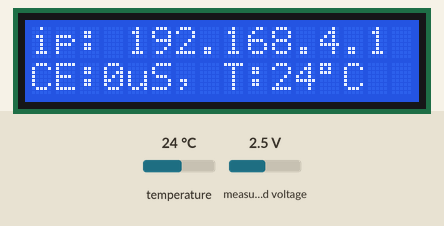
Simulated run of this sketch. Board: ESP32. Parts: 16×2 character LCD. The inputs (shaded band) are chosen by the test bench; at power-on: temperature 24 °C, measured voltage 2.5 V. EEPROM starts erased; what the sketch prints to the serial monitor is not drawn.

Above: at 7.5 s.
7.6 s: temperature set to 12 °C
At 8.1 s:
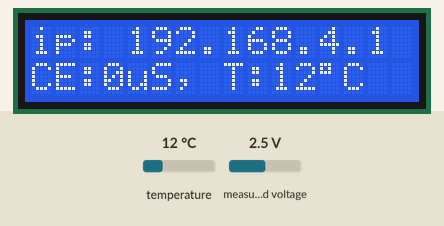
9.2 s: temperature set to 19 °C
At 10.8 s:
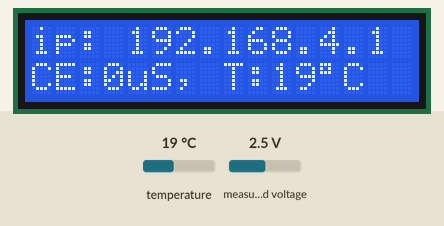
12.6 s: temperature set to 28 °C
At 14.0 s:
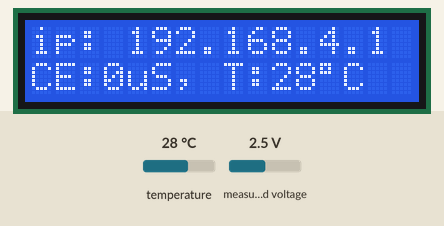
Timing chart, 0 to 15.3 s (numbered marks = the images above; inputs shaded):
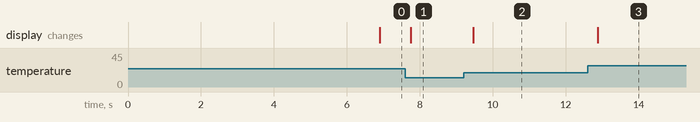

The sketch:

CalidadPPM2025.ino
```cpp
// Sensor de calidad de agua, compensación por temperatura y calibración de valor K automáticamente.

// Librerías
#include <Wire.h>
#include <LiquidCrystal_I2C.h>
#include <OneWire.h>
#include <DallasTemperature.h>
#include <WiFi.h>
#include <Preferences.h>
#include <Adafruit_ADS1X15.h>

// Definiciones y constantes
#define OFFSET 0.05
#define TdsSensorPin 36
#define VREF 6.144
#define SCOUNT 30

// WiFi
const char* ssid     = "EMA.AGUA";
const char* password = "EMA.AGUA";
WiFiServer server(80);
IPAddress IP = WiFi.softAPIP();

// Variables globales
String header;
String readString;
int analogBuffer[SCOUNT];
int analogBufferTemp[SCOUNT];
int analogBufferIndex = 0;
int copyIndex = 0;
float kValue = 1.0;
float averageVoltage = 0.0;
float tdsValue = 0.0;
float tdsValueTemp = 0.0;
float temperature = 25;
float tdsT;

// LCD
LiquidCrystal_I2C lcd(0x27, 16, 2);

// Sensor de temperatura
const int oneWireBus = 4;
OneWire oneWire(oneWireBus);
DallasTemperature sensors(&oneWire);

// Memoria flash
Preferences variablesPermanentes;

// ADC externo
Adafruit_ADS1115 ads;

// Función para filtro de media
int getMedianNum(int bArray[], int iFilterLen) {
  int bTab[iFilterLen];
  for (byte i = 0; i < iFilterLen; i++)
    bTab[i] = bArray[i];
  int i, j, bTemp;
  for (j = 0; j < iFilterLen - 1; j++) {
    for (i = 0; i < iFilterLen - j - 1; i++) {
      if (bTab[i] > bTab[i + 1]) {
        bTemp = bTab[i];
        bTab[i] = bTab[i + 1];
        bTab[i + 1] = bTemp;
      }
    }
  }
  if ((iFilterLen & 1) > 0) {
    bTemp = bTab[(iFilterLen - 1) / 2];
  } else {
    bTemp = (bTab[iFilterLen / 2] + bTab[iFilterLen / 2 - 1]) / 2;
  }
  return bTemp;
}

void setup() {
  // Inicializar memoria
  variablesPermanentes.begin("vars", false);
  if (variablesPermanentes.isKey("kvalueP")) {
    kValue = variablesPermanentes.getFloat("kvalueP");
  }

  // LCD
  lcd.init();
  lcd.backlight();
  lcd.setCursor(0, 0);
  lcd.print("  Bienvenid@s");
  lcd.setCursor(0, 1);
  lcd.print("EMA cond. elect.");

  Serial.begin(115200);
  delay(6000);

  // Sensores
  pinMode(TdsSensorPin, INPUT);
  sensors.begin();

  // WiFi
  Serial.print("Setting AP (Access Point)…");
  WiFi.softAP(ssid, password);
  IP = WiFi.softAPIP();
  server.begin();

  // ADC externo
  if (!ads.begin(0x48)) {
    Serial.println("Failed to initialize ADS.");
    while (1);
  }
}

void handleClient() {
  WiFiClient client = server.available();
  if (!client) return;

  Serial.println("New Client.");
  String currentLine = "";
  while (client.connected()) {
    if (client.available()) {
      char c = client.read();
      if (readString.length() < 15) {
        readString += c;
      }
      header += c;
      if (c == '\n') {
        if (currentLine.length() == 0) {
          // Responder con la página web
          client.println("HTTP/1.1 200 OK");
          client.println("Content-Type: text/html");
          client.println();
          client.println("<HTML>");
          client.println("<HEAD><TITLE>Calidad de Agua</TITLE></HEAD>");
          client.println("<BODY>");
          client.println("<H1>EMA calidad de agua MAC Caqueta PPM-TERRAE</H1>");
          client.println("<H2>Calibracion de parametro K</H2>");
          client.println("<p>Valor actual de K: " + String(kValue) + "</p>");
          client.println("<FORM ACTION='/' method=get >");
          client.println("Ingrese el valor conocido de conductividad electrica: <INPUT TYPE=TEXT NAME='LED' VALUE='' SIZE='25' MAXLENGTH='50'>");
          client.println("<INPUT TYPE=SUBMIT NAME='submit' VALUE='CALCULAR'>");
          client.println("</FORM>");
          client.println("</BODY></HTML>");
          client.println();
          break;
        } else {
          currentLine = "";
        }
      } else if (c != '\r') {
        currentLine += c;
      }
    }
  }
  header = "";
  client.stop();
  Serial.println("Client disconnected.");
  Serial.println(readString);

  // Procesar valor K si se envió desde la web
  if (readString.indexOf("GET /?LED") >= 0) {
    int i;
    char delimiter[] = "=&";
    char *p;
    char string[128];
    String test = readString;
    String words[3];
    test.toCharArray(string, sizeof(string));
    i = 0;
    p = strtok(string, delimiter);
    while (p && i < 3) {
      words[i] = p;
      p = strtok(NULL, delimiter);
      ++i;
    }
    float tdsTempo = words[1].toFloat();
    if (tdsValueTemp == 0) tdsValueTemp = 1;
    kValue = tdsTempo / tdsValueTemp;
    variablesPermanentes.putFloat("kvalueP", kValue);
  }
  readString = "";
}

void readSensors() {
  // Leer temperatura
  sensors.requestTemperatures();
  float temperatureC = sensors.getTempCByIndex(0);
  if (temperatureC < 0) temperatureC = 25.0;

  // Leer ADC
  static unsigned long analogSampleTimepoint = millis();
  if (millis() - analogSampleTimepoint > 500U) {
    analogSampleTimepoint = millis();
    analogBuffer[analogBufferIndex] = ads.readADC_SingleEnded(0) - 70;
    if (analogBuffer[analogBufferIndex] < 0) analogBuffer[analogBufferIndex] = 0;
    Serial.print("anval:");
    Serial.print(analogBuffer[analogBufferIndex]);
    analogBufferIndex++;
    if (analogBufferIndex == SCOUNT) {
      analogBufferIndex = 0;
    }
  }

  // Calcular TDS
  static unsigned long printTimepoint = millis();
  if (millis() - printTimepoint > 200U) {
    printTimepoint = millis();
    for (copyIndex = 0; copyIndex < SCOUNT; copyIndex++) {
      analogBufferTemp[copyIndex] = analogBuffer[copyIndex];
      averageVoltage = getMedianNum(analogBufferTemp, SCOUNT) * (float)VREF / 65535.0;
      float compensationCoefficient = 1.0 + 0.02 * (temperatureC - 25.0);
      float compensationVoltage = averageVoltage / compensationCoefficient;
      tdsValue = (133.42 * pow(compensationVoltage, 3) - 255.86 * pow(compensationVoltage, 2) + 857.39 * compensationVoltage) * 0.5 * kValue;
      tdsValueTemp = (133.42 * pow(compensationVoltage, 3) - 255.86 * pow(compensationVoltage, 2) + 857.39 * compensationVoltage) * 0.5;
      if (tdsValue > 0) {
        tdsT = tdsValue;
      } else {
        tdsT = tdsT / 2;
      }
      tdsValue = tdsT;
      Serial.print("TDS Value:");
      Serial.print(tdsValue);
      Serial.println("uS/cm");
    }
  }

  // Mostrar en LCD
  lcd.setCursor(0, 0);
  lcd.print("ip: ");
  lcd.print(IP);
  lcd.setCursor(0, 1);
  lcd.print("CE:");
  lcd.print(tdsValue, 0);
  lcd.print("uS, T:");
  lcd.print(temperatureC, 0);
  lcd.print((char)223);
  lcd.print("C    ");
}

void loop() {
  handleClient();
  readSensors();
}
```

Measured:
- after the input at 7.6 s, the display: changes after 0.16 s (image 1)
- after the input at 9.2 s, the display: changes after 0.26 s (image 2)
- after the input at 12.6 s, the display: changes after 0.28 s (image 3)
